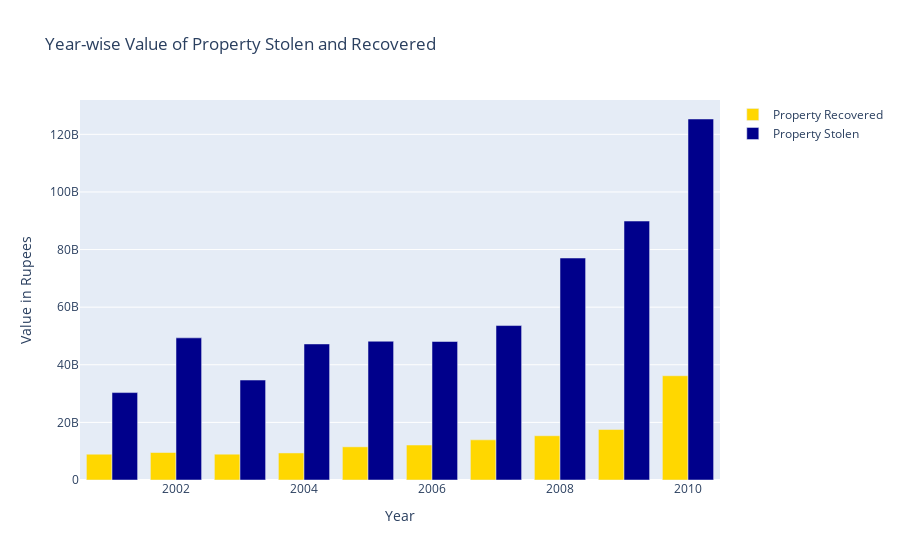

The code cell stored with this chart in its notebook:
### Markdown cell above
### Year-wise Value of Property Stolen and Recovered <a class="anchor" id="section_4_4"></a>

### Code cell
g9 = pd.DataFrame(prop_theft.groupby(['Year'])['Value_of_Property_Recovered','Value_of_Property_Stolen'].sum().reset_index())

year=['2001','2002','2003','2004','2005','2006','2007','2008','2009','2010']

fig = go.Figure(data=[
    go.Bar(name='Property Recovered', x=year, y=g9['Value_of_Property_Recovered'],
           marker_color='gold'),
    go.Bar(name='Property Stolen', x=year, y=g9['Value_of_Property_Stolen'],
          marker_color='darkblue')
])

fig.update_layout(barmode='group',xaxis_title='Year',yaxis_title='Value in Rupees',
                 title='Year-wise Value of Property Stolen and Recovered')
fig.show()

### Figure 1 — Plotly figure (JSON) as saved in the notebook; plotly's stock layout.template omitted (floating-point values rounded to 4 significant figures)
{"data": [{"marker": {"color": "gold"}, "name": "Property Recovered", "type": "bar", "x": ["2001", "2002", "2003", "2004", "2005", "2006", "2007", "2008", "2009", "2010"], "y": [8946523770, 9548408672, 8951886540, 9389393600, 11519962792, 12144608296, 13930899181, 15362975370, 17522282464, 36192599934]}, {"marker": {"color": "darkblue"}, "name": "Property Stolen", "type": "bar", "x": ["2001", "2002", "2003", "2004", "2005", "2006", "2007", "2008", "2009", "2010"], "y": [30344648510, 49344611696, 34700760664, 47233918984, 48179988362, 48078914848, 53614790385, 77059122252, 89900114948, 125327167512]}], "layout": {"barmode": "group", "title": {"text": "Year-wise Value of Property Stolen and Recovered"}, "xaxis": {"title": {"text": "Year"}, "type": "linear", "range": [2000.0, 2010.0], "autorange": true}, "yaxis": {"title": {"text": "Value in Rupees"}, "type": "linear", "range": [0, 131900000000.0], "autorange": true}, "autosize": true}}
